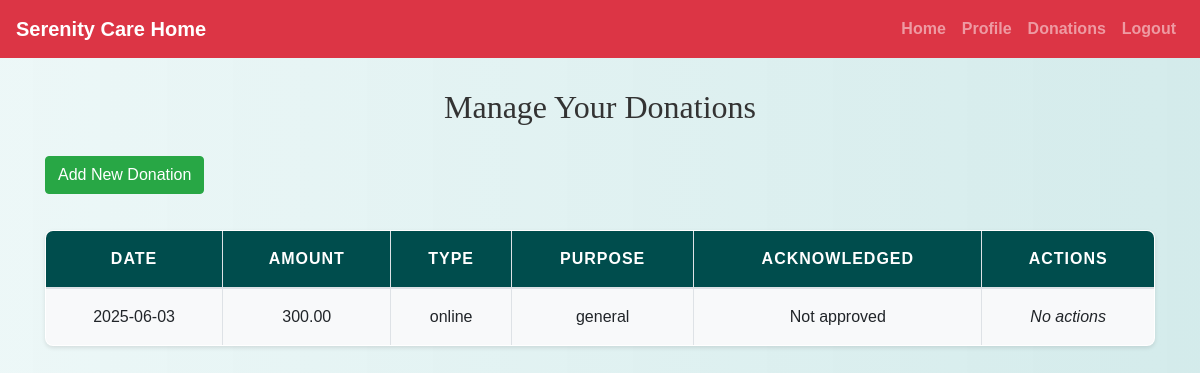
Screenshot of /donor/manage_donations.php (signed in) with the database file from the repository.
### tables this page shows
CREATE TABLE `donations` (
  `donation_id` int(11) NOT NULL,
  `donor_id` int(11) NOT NULL,
  `amount` decimal(10,2) NOT NULL,
  `donation_date` date NOT NULL,
  `donation_type` varchar(20) NOT NULL,
  `transaction_picture` varchar(255) DEFAULT NULL,
  `payment_reference_id` bigint(20) DEFAULT NULL,
  `purpose` varchar(50) NOT NULL,
  `acknowledged` enum('pending','approved','not approved') NOT NULL DEFAULT 'pending'
);

### donor/manage_donations.php (the view, shortened to what this page needs)
<?php
include('config.php');
$user_id = $_SESSION["id"];
$donations = $conn->prepare("SELECT * FROM donations WHERE donor_id=? ORDER BY donation_date DESC");
$donations->bind_param("i", $user_id);
$donations->execute();
$result = $donations->get_result();
?>
<!DOCTYPE html>
<html>
<head>
    <link rel="stylesheet" href="https://maxcdn.bootstrapcdn.com/bootstrap/4.5.2/css/bootstrap.min.css">
    <link rel="stylesheet" href="../css/style.css" />
</head>
<body>
<?php include('navbar.php'); ?>
<div class="container mt-4">
    <h2>Manage Your Donations</h2>
    <button class="btn btn-success mb-3" onclick="openForm()">Add New Donation</button>
    <table class="table table-bordered">
        <thead>
            <tr>
                <th>Date</th>
                <th>Amount</th>
                <th>Type</th>
                <th>Purpose</th>
                <th>Acknowledged</th>
                <th>Actions</th>
            </tr>
        </thead>
        <tbody>
        <?php while ($don = $result->fetch_assoc()): ?>
            <tr>
                <td><?= htmlspecialchars($don['donation_date']) ?></td>
                <td><?= htmlspecialchars($don['amount']) ?></td>
                <td><?= htmlspecialchars($don['donation_type']) ?></td>
                <td><?= htmlspecialchars($don['purpose']) ?></td>
                <td><?= htmlspecialchars(ucfirst($don['acknowledged'])) ?></td>
                <td>
                    <?php if ($don['acknowledged'] === 'pending'): ?>
                        <button class="btn btn-primary btn-sm" onclick='editDonation(<?= json_encode($don) ?>)'>Edit</button>
                        <a href="?delete=<?= $don['donation_id'] ?>" class="btn btn-danger btn-sm" onclick="return confirm('Delete this donation?')">Delete</a>
                    <?php elseif ($don['acknowledged'] === 'approved'): ?>
                        <a href="download_receipt.php?donation_id=<?= $don['donation_id'] ?>" class="btn btn-success btn-sm">Download Receipt</a>
                    <?php else: ?>
                        <em>No actions</em>
                    <?php endif; ?>
                </td>
            </tr>
        <?php endwhile; ?>
        </tbody>
    </table>
</div>
</body>
</html>

### css/style.css (style rules this page uses)
body { background: linear-gradient(90deg, rgba(233, 246, 246, 0.831), rgba(207, 233, 233, 0.9)); font-family: 'Arial', sans-serif; color: #333; line-height: 1.6; }
h1, h2, h3, h4 { text-align: center; margin-top: 30px; margin-bottom: 30px; font-family: 'Georgia', serif; }
.container { margin-bottom: 40px; }
.table { width: 100%; border-collapse: collapse; margin-top: 20px; font-size: 16px; background-color: #ffffff; border-radius: 8px; overflow: hidden; box-shadow: 0 2px 4px rgba(0, 0, 0, 0.1); }
.table th, .table td { padding: 15px; border: 1px solid #dee2e6; text-align: center; }
.table thead th { background-color: #004d4d; color: white; font-weight: bold; text-transform: uppercase; letter-spacing: 1px; }
.table tbody tr:nth-child(odd) { background-color: #f8f9fa; }

### rows the page displays
donations: donation_date "2025-06-03", amount "300.00", donation_type "online", purpose "general", acknowledged "Not approved", shows "No actions"
